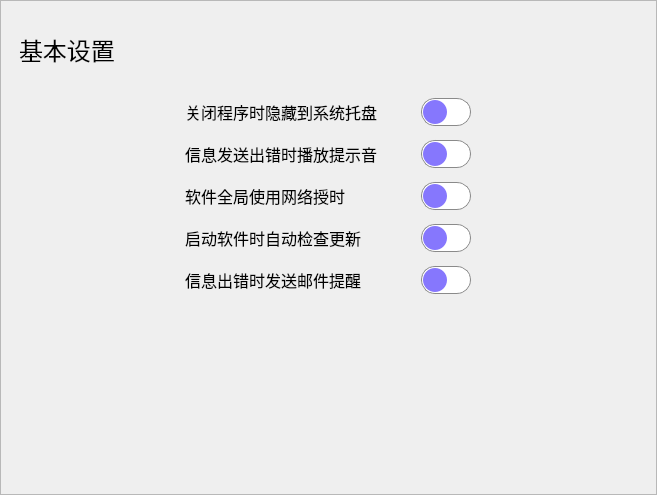
            <widget class="QWidget" name="page_1">
             <layout class="QVBoxLayout" name="verticalLayout">
              <property name="spacing">
               <number>12</number>
              </property>
              <property name="leftMargin">
               <number>0</number>
              </property>
              <property name="topMargin">
               <number>0</number>
              </property>
              <property name="rightMargin">
               <number>0</number>
              </property>
              <property name="bottomMargin">
               <number>0</number>
              </property>
              <item>
               <widget class="QFrame" name="frame_setting_1">
                <property name="minimumSize">
                 <size>
                  <width>657</width>
                  <height>495</height>
                 </size>
                </property>
                <property name="maximumSize">
                 <size>
                  <width>657</width>
                  <height>495</height>
                 </size>
                </property>
                <property name="styleSheet">
                 <string notr="true"/>
                </property>
                <property name="frameShape">
                 <enum>QFrame::StyledPanel</enum>
                </property>
                <property name="frameShadow">
                 <enum>QFrame::Raised</enum>
                </property>
                <layout class="QVBoxLayout" name="verticalLayout_3" stretch="0,1,1,1,1,1,0">
                 <property name="spacing">
                  <number>12</number>
                 </property>
                 <property name="leftMargin">
                  <number>18</number>
                 </property>
                 <property name="topMargin">
                  <number>12</number>
                 </property>
                 <property name="rightMargin">
                  <number>18</number>
                 </property>
                 <property name="bottomMargin">
                  <number>0</number>
                 </property>
                 <item>
                  <widget class="QLabel" name="label_setting_1">
                   <property name="minimumSize">
                    <size>
                     <width>0</width>
                     <height>72</height>
                    </size>
                   </property>
                   <property name="maximumSize">
                    <size>
                     <width>16777215</width>
                     <height>72</height>
                    </size>
                   </property>
                   <property name="font">
                    <font>
                     <pointsize>18</pointsize>
                     <bold>false</bold>
                    </font>
                   </property>
                   <property name="styleSheet">
                    <string notr="true">QLabel {
    color: rgb(0, 0, 0);
}</string>
                   </property>
                   <property name="text">
                    <string>基本设置</string>
                   </property>
                  </widget>
                 </item>
                 <item>
                  <layout class="QHBoxLayout" name="horizontalLayout_24" stretch="0,0">
                   <property name="spacing">
                    <number>12</number>
                   </property>
                   <property name="sizeConstraint">
                    <enum>QLayout::SetDefaultConstraint</enum>
                   </property>
                   <property name="leftMargin">
                    <number>166</number>
                   </property>
                   <property name="rightMargin">
                    <number>166</number>
                   </property>
                   <item>
                    <widget class="QLabel" name="label_2">
                     <property name="maximumSize">
                      <size>
                       <width>16777215</width>
                       <height>16777215</height>
                      </size>
                     </property>
                     <property name="font">
                      <font>
                       <family>Microsoft YaHei UI</family>
                       <pointsize>12</pointsize>
                      </font>
                     </property>
                     <property name="styleSheet">
                      <string notr="true">QLabel {
    color: rgb(0, 0, 0);
}</string>
                     </property>
                     <property name="text">
                      <string>关闭程序时隐藏到系统托盘</string>
                     </property>
                    </widget>
                   </item>
                   <item>
                    <widget class="QCheckBox" name="checkBox_close_option">
                     <property name="minimumSize">
                      <size>
                       <width>52</width>
                       <height>30</height>
                      </size>
                     </property>
                     <property name="maximumSize">
                      <size>
                       <width>52</width>
                       <height>30</height>
                      </size>
                     </property>
                     <property name="font">
                      <font>
                       <pointsize>12</pointsize>
                      </font>
                     </property>
                     <property name="styleSheet">
                      <string notr="true">QCheckBox {
    width: 18px;
    height: 14px;
    margin: 1px;
    border-radius: 14px;
    padding: 0;
    border: 1px solid #8a8a8a;
}

QCheckBox::indicator {
    width: 24px;
    height: 24px;
    border-radius: 12px;
    box-shadow: 0px 2px 5px 0px rgba(0, 0, 0, 0.3);
    position: absolute;
    top: 1px;
}

QCheckBox:unchecked {
    background-color: white;
}

QCheckBox:checked {
    background-color: qradialgradient(cx:0.5, cy:0.5, radius:1, fx:0.5, fy:0.5, stop:0.66 rgba(134, 119, 253, 255), stop:1 rgba(119, 111, 252, 255));
}

QCheckBox::indicator:unchecked {
    background: qradialgradient(cx:0.5, cy:0.5, radius:1, fx:0.5, fy:0.5, stop:0.66 rgba(134, 119, 253, 255), stop:1 rgba(119, 111, 252, 255));
    left: 1px;
}

QCheckBox::indicator:checked {
    background-color: white;
    left: 24px;
}

QCheckBox:disabled {
    border-color: #cccccc;
    background-color: #f0f0f0;
}

QCheckBox::indicator:disabled:unchecked {
    background: #a0a0a0;
    box-shadow: none;
}

QCheckBox::indicator:disabled:checked {
    background-color: #a0a0a0;
    box-shadow: none;
}    </string>
                     </property>
                     <property name="text">
                      <string/>
                     </property>
                     <property name="checked">
                      <bool>false</bool>
                     </property>
                    </widget>
                   </item>
                  </layout>
                 </item>
                 <item>
                  <layout class="QHBoxLayout" name="horizontalLayout_23" stretch="0,0,0">
                   <property name="spacing">
                    <number>12</number>
                   </property>
                   <property name="leftMargin">
                    <number>166</number>
                   </property>
                   <property name="rightMargin">
                    <number>124</number>
                   </property>
                   <item>
                    <widget class="QLabel" name="label_3">
                     <property name="maximumSize">
                      <size>
                       <width>16777215</width>
                       <height>16777215</height>
                      </size>
                     </property>
                     <property name="font">
                      <font>
                       <pointsize>12</pointsize>
                      </font>
                     </property>
                     <property name="styleSheet">
                      <string notr="true">QLabel {
    color: rgb(0, 0, 0);
}</string>
                     </property>
                     <property name="text">
                      <string>信息发送出错时播放提示音</string>
                     </property>
                    </widget>
                   </item>
                   <item>
                    <widget class="QCheckBox" name="checkBox_sound">
                     <property name="minimumSize">
                      <size>
                       <width>52</width>
                       <height>30</height>
                      </size>
                     </property>
                     <property name="maximumSize">
                      <size>
                       <width>52</width>
                       <height>30</height>
                      </size>
                     </property>
                     <property name="font">
                      <font>
                       <pointsize>12</pointsize>
                      </font>
                     </property>
                     <property name="styleSheet">
                      <string notr="true">QCheckBox {
    width: 18px;
    height: 14px;
    margin: 1px;
    border-radius: 14px;
    padding: 0;
    border: 1px solid #8a8a8a;
}

QCheckBox::indicator {
    width: 24px;
    height: 24px;
    border-radius: 12px;
    box-shadow: 0px 2px 5px 0px rgba(0, 0, 0, 0.3);
    position: absolute;
    top: 1px;
}

QCheckBox:unchecked {
    background-color: white;
}

QCheckBox:checked {
    background-color: qradialgradient(cx:0.5, cy:0.5, radius:1, fx:0.5, fy:0.5, stop:0.66 rgba(134, 119, 253, 255), stop:1 rgba(119, 111, 252, 255));
}

QCheckBox::indicator:unchecked {
    background: qradialgradient(cx:0.5, cy:0.5, radius:1, fx:0.5, fy:0.5, stop:0.66 rgba(134, 119, 253, 255), stop:1 rgba(119, 111, 252, 255));
    left: 1px;
}

QCheckBox::indicator:checked {
    background-color: white;
    left: 24px;
}

QCheckBox:disabled {
    border-color: #cccccc;
    background-color: #f0f0f0;
}

QCheckBox::indicator:disabled:unchecked {
    background: #a0a0a0;
    box-shadow: none;
}

QCheckBox::indicator:disabled:checked {
    background-color: #a0a0a0;
    box-shadow: none;
}    </string>
                     </property>
                     <property name="text">
                      <string/>
                     </property>
                    </widget>
                   </item>
                   <item>
                    <widget class="QPushButton" name="pushButton_test_sound">
                     <property name="minimumSize">
                      <size>
                       <width>30</width>
                       <height>30</height>
                      </size>
                     </property>
                     <property name="maximumSize">
                      <size>
                       <width>30</width>
                       <height>30</height>
                      </size>
                     </property>
                     <property name="sizeIncrement">
                      <size>
                       <width>30</width>
                       <height>30</height>
                      </size>
                     </property>
                     <property name="baseSize">
                      <size>
                       <width>30</width>
                       <height>30</height>
                      </size>
                     </property>
                     <property name="styleSheet">
                      <string notr="true">color: rgb(199, 199, 199);
border:none;</string>
                     </property>
                     <property name="text">
                      <string/>
                     </property>
                     <property name="icon">
                      <iconset>
                       <normaloff>resources/img/setting/播放测试.svg</normaloff>resources/img/setting/播放测试.svg</iconset>
                     </property>
                     <property name="iconSize">
                      <size>
                       <width>28</width>
                       <height>28</height>
                      </size>
                     </property>
                    </widget>
                   </item>
                  </layout>
                 </item>
                 <item>
                  <layout class="QHBoxLayout" name="horizontalLayout_6" stretch="0,0">
                   <property name="spacing">
                    <number>12</number>
                   </property>
                   <property name="leftMargin">
                    <number>166</number>
                   </property>
                   <property name="rightMargin">
                    <number>166</number>
                   </property>
                   <item>
                    <widget class="QLabel" name="label_5">
                     <property name="maximumSize">
                      <size>
                       <width>16777215</width>
                       <height>16777215</height>
                      </size>
                     </property>
                     <property name="font">
                      <font>
                       <pointsize>12</pointsize>
                      </font>
                     </property>
                     <property name="styleSheet">
                      <string notr="true">QLabel {
    color: rgb(0, 0, 0);
}</string>
                     </property>
                     <property name="text">
                      <string>软件全局使用网络授时</string>
                     </property>
                    </widget>
                   </item>
                   <item>
                    <widget class="QCheckBox" name="checkBox_net_time">
                     <property name="minimumSize">
                      <size>
                       <width>52</width>
                       <height>30</height>
                      </size>
                     </property>
                     <property name="maximumSize">
                      <size>
                       <width>52</width>
                       <height>30</height>
                      </size>
                     </property>
                     <property name="font">
                      <font>
                       <pointsize>12</pointsize>
                      </font>
                     </property>
                     <property name="styleSheet">
                      <string notr="true">QCheckBox {
    width: 18px;
    height: 14px;
    margin: 1px;
    border-radius: 14px;
    padding: 0;
    border: 1px solid #8a8a8a;
}

QCheckBox::indicator {
    width: 24px;
    height: 24px;
    border-radius: 12px;
    box-shadow: 0px 2px 5px 0px rgba(0, 0, 0, 0.3);
    position: absolute;
    top: 1px;
}

QCheckBox:unchecked {
    background-color: white;
}

QCheckBox:checked {
    background-color: qradialgradient(cx:0.5, cy:0.5, radius:1, fx:0.5, fy:0.5, stop:0.66 rgba(134, 119, 253, 255), stop:1 rgba(119, 111, 252, 255));
}

QCheckBox::indicator:unchecked {
    background: qradialgradient(cx:0.5, cy:0.5, radius:1, fx:0.5, fy:0.5, stop:0.66 rgba(134, 119, 253, 255), stop:1 rgba(119, 111, 252, 255));
    left: 1px;
}

QCheckBox::indicator:checked {
    background-color: white;
    left: 24px;
}

QCheckBox:disabled {
    border-color: #cccccc;
    background-color: #f0f0f0;
}

QCheckBox::indicator:disabled:unchecked {
    background: #a0a0a0;
    box-shadow: none;
}

QCheckBox::indicator:disabled:checked {
    background-color: #a0a0a0;
    box-shadow: none;
}    </string>
                     </property>
                     <property name="text">
                      <string/>
                     </property>
                    </widget>
                   </item>
                  </layout>
                 </item>
                 <item>
                  <layout class="QHBoxLayout" name="horizontalLayout_5" stretch="0,0">
                   <property name="spacing">
                    <number>12</number>
                   </property>
                   <property name="leftMargin">
                    <number>166</number>
                   </property>
                   <property name="rightMargin">
                    <number>166</number>
                   </property>
                   <item>
                    <widget class="QLabel" name="label_6">
                     <property name="maximumSize">
                      <size>
                       <width>16777215</width>
                       <height>16777215</height>
                      </size>
                     </property>
                     <property name="font">
                      <font>
                       <pointsize>12</pointsize>
                      </font>
                     </property>
                     <property name="styleSheet">
                      <string notr="true">QLabel {
    color: rgb(0, 0, 0);
}</string>
                     </property>
                     <property name="text">
                      <string>启动软件时自动检查更新</string>
                     </property>
                    </widget>
                   </item>
                   <item>
                    <widget class="QCheckBox" name="checkBox_updata">
                     <property name="minimumSize">
                      <size>
                       <width>52</width>
                       <height>30</height>
                      </size>
                     </property>
                     <property name="maximumSize">
                      <size>
                       <width>52</width>
                       <height>30</height>
                      </size>
                     </property>
                     <property name="font">
                      <font>
                       <pointsize>12</pointsize>
                      </font>
                     </property>
                     <property name="styleSheet">
                      <string notr="true">QCheckBox {
    width: 18px;
    height: 14px;
    margin: 1px;
    border-radius: 14px;
    padding: 0;
    border: 1px solid #8a8a8a;
}

QCheckBox::indicator {
    width: 24px;
    height: 24px;
    border-radius: 12px;
    box-shadow: 0px 2px 5px 0px rgba(0, 0, 0, 0.3);
    position: absolute;
    top: 1px;
}

QCheckBox:unchecked {
    background-color: white;
}

QCheckBox:checked {
    background-color: qradialgradient(cx:0.5, cy:0.5, radius:1, fx:0.5, fy:0.5, stop:0.66 rgba(134, 119, 253, 255), stop:1 rgba(119, 111, 252, 255));
}

QCheckBox::indicator:unchecked {
    background: qradialgradient(cx:0.5, cy:0.5, radius:1, fx:0.5, fy:0.5, stop:0.66 rgba(134, 119, 253, 255), stop:1 rgba(119, 111, 252, 255));
    left: 1px;
}

QCheckBox::indicator:checked {
    background-color: white;
    left: 24px;
}

QCheckBox:disabled {
    border-color: #cccccc;
    background-color: #f0f0f0;
}

QCheckBox::indicator:disabled:unchecked {
    background: #a0a0a0;
    box-shadow: none;
}

QCheckBox::indicator:disabled:checked {
    background-color: #a0a0a0;
    box-shadow: none;
}    </string>
                     </property>
                     <property name="text">
                      <string/>
                     </property>
                    </widget>
                   </item>
                  </layout>
                 </item>
                 <item>
                  <layout class="QHBoxLayout" name="horizontalLayout_19" stretch="0,0">
                   <property name="spacing">
                    <number>12</number>
                   </property>
                   <property name="leftMargin">
                    <number>166</number>
                   </property>
                   <property name="rightMargin">
                    <number>166</number>
                   </property>
                   <item>
                    <widget class="QLabel" name="label_7">
                     <property name="font">
                      <font>
                       <pointsize>12</pointsize>
                      </font>
                     </property>
                     <property name="styleSheet">
                      <string notr="true">QLabel {
    color: rgb(0, 0, 0);
}</string>
                     </property>
                     <property name="text">
                      <string>信息出错时发送邮件提醒</string>
                     </property>
                    </widget>
                   </item>
                   <item>
                    <widget class="QCheckBox" name="checkBox_Email">
                     <property name="minimumSize">
                      <size>
                       <width>52</width>
                       <height>30</height>
                      </size>
                     </property>
                     <property name="maximumSize">
                      <size>
                       <width>52</width>
                       <height>30</height>
                      </size>
                     </property>
                     <property name="font">
                      <font>
                       <pointsize>12</pointsize>
                      </font>
                     </property>
                     <property name="styleSheet">
                      <string notr="true">QCheckBox {
    width: 18px;
    height: 14px;
    margin: 1px;
    border-radius: 14px;
    padding: 0;
    border: 1px solid #8a8a8a;
}

QCheckBox::indicator {
    width: 24px;
    height: 24px;
    border-radius: 12px;
    box-shadow: 0px 2px 5px 0px rgba(0, 0, 0, 0.3);
    position: absolute;
    top: 1px;
}

QCheckBox:unchecked {
    background-color: white;
}

QCheckBox:checked {
    background-color: qradialgradient(cx:0.5, cy:0.5, radius:1, fx:0.5, fy:0.5, stop:0.66 rgba(134, 119, 253, 255), stop:1 rgba(119, 111, 252, 255));
}

QCheckBox::indicator:unchecked {
    background: qradialgradient(cx:0.5, cy:0.5, radius:1, fx:0.5, fy:0.5, stop:0.66 rgba(134, 119, 253, 255), stop:1 rgba(119, 111, 252, 255));
    left: 1px;
}

QCheckBox::indicator:checked {
    background-color: white;
    left: 24px;
}

QCheckBox:disabled {
    border-color: #cccccc;
    background-color: #f0f0f0;
}

QCheckBox::indicator:disabled:unchecked {
    background: #a0a0a0;
    box-shadow: none;
}

QCheckBox::indicator:disabled:checked {
    background-color: #a0a0a0;
    box-shadow: none;
}    </string>
                     </property>
                     <property name="text">
                      <string/>
                     </property>
                    </widget>
                   </item>
                  </layout>
                 </item>
                 <item>
                  <spacer name="verticalSpacer_2">
                   <property name="orientation">
                    <enum>Qt::Vertical</enum>
                   </property>
                   <property name="sizeHint" stdset="0">
                    <size>
                     <width>20</width>
                     <height>40</height>
                    </size>
                   </property>
                  </spacer>
                 </item>
                </layout>
               </widget>
              </item>
             </layout>
            </widget>
